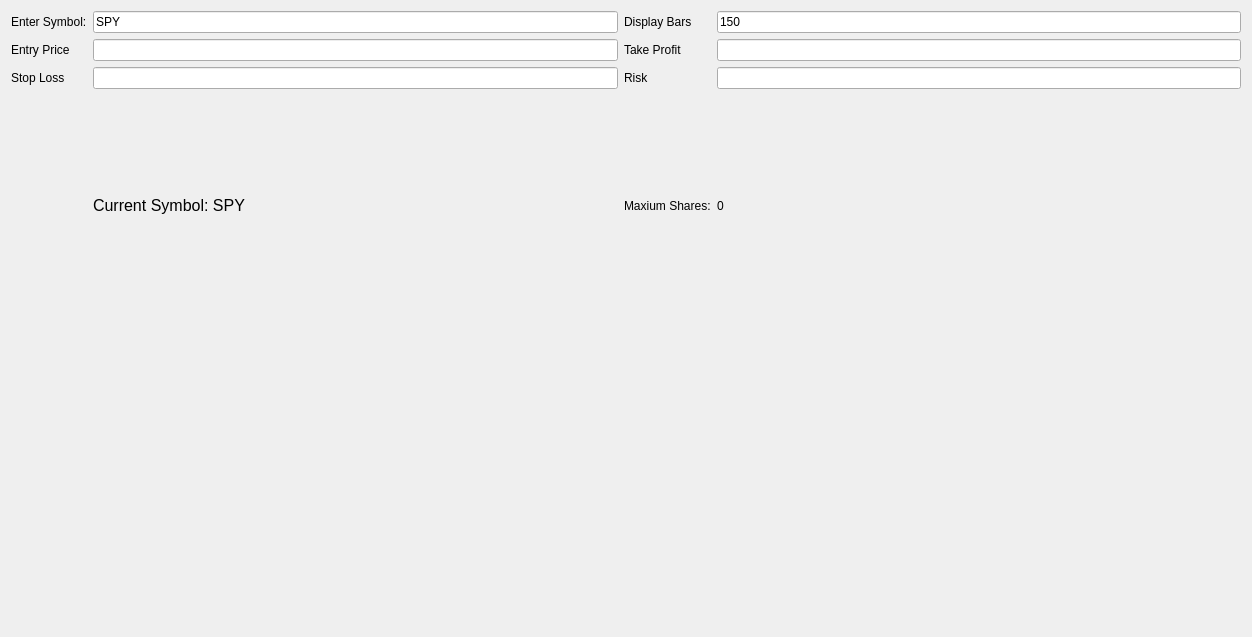
<?xml version="1.0" encoding="UTF-8"?>
<ui version="4.0">
 <class>ChartingPage</class>
 <widget class="QWidget" name="ChartingPage">
  <property name="geometry">
   <rect>
    <x>0</x>
    <y>0</y>
    <width>1252</width>
    <height>637</height>
   </rect>
  </property>
  <property name="windowTitle">
   <string>Form</string>
  </property>
  <layout class="QVBoxLayout" name="verticalLayout">
   <item>
    <layout class="QGridLayout" name="gridLayout">
     <item row="2" column="0">
      <widget class="QLabel" name="label_5">
       <property name="text">
        <string>Stop Loss</string>
       </property>
      </widget>
     </item>
     <item row="0" column="4">
      <widget class="QLineEdit" name="enterBars">
       <property name="text">
        <string>150</string>
       </property>
      </widget>
     </item>
     <item row="0" column="2">
      <widget class="QLineEdit" name="enterSymbol">
       <property name="text">
        <string>SPY</string>
       </property>
      </widget>
     </item>
     <item row="2" column="4">
      <widget class="QLineEdit" name="enterRisk"/>
     </item>
     <item row="0" column="3">
      <widget class="QLabel" name="label_2">
       <property name="text">
        <string>Display Bars</string>
       </property>
      </widget>
     </item>
     <item row="1" column="4">
      <widget class="QLineEdit" name="enterTakeProfit"/>
     </item>
     <item row="1" column="2">
      <widget class="QLineEdit" name="enterEntryPrice"/>
     </item>
     <item row="2" column="2">
      <widget class="QLineEdit" name="enterStopLoss"/>
     </item>
     <item row="1" column="0">
      <widget class="QLabel" name="label_3">
       <property name="text">
        <string>Entry Price</string>
       </property>
      </widget>
     </item>
     <item row="2" column="3">
      <widget class="QLabel" name="label_6">
       <property name="text">
        <string>Risk</string>
       </property>
      </widget>
     </item>
     <item row="1" column="3">
      <widget class="QLabel" name="label_4">
       <property name="text">
        <string>Take Profit</string>
       </property>
      </widget>
     </item>
     <item row="0" column="0">
      <widget class="QLabel" name="label">
       <property name="text">
        <string>Enter Symbol:</string>
       </property>
      </widget>
     </item>
     <item row="3" column="4">
      <widget class="QLabel" name="maxShares">
       <property name="text">
        <string>0</string>
       </property>
      </widget>
     </item>
     <item row="3" column="3">
      <widget class="QLabel" name="label_7">
       <property name="text">
        <string>Maxium Shares:</string>
       </property>
      </widget>
     </item>
     <item row="3" column="2">
      <widget class="QLabel" name="currentTicker">
       <property name="font">
        <font>
         <pointsize>12</pointsize>
        </font>
       </property>
       <property name="contextMenuPolicy">
        <enum>Qt::ContextMenuPolicy::NoContextMenu</enum>
       </property>
       <property name="text">
        <string>Current Symbol: SPY</string>
       </property>
      </widget>
     </item>
    </layout>
   </item>
   <item>
    <widget class="CandlestickChart" name="chartWidget" native="true"/>
   </item>
  </layout>
 </widget>
 <customwidgets>
  <customwidget>
   <class>CandlestickChart</class>
   <extends>QWidget</extends>
   <header>charting.h</header>
   <container>1</container>
  </customwidget>
 </customwidgets>
 <resources/>
 <connections/>
</ui>
